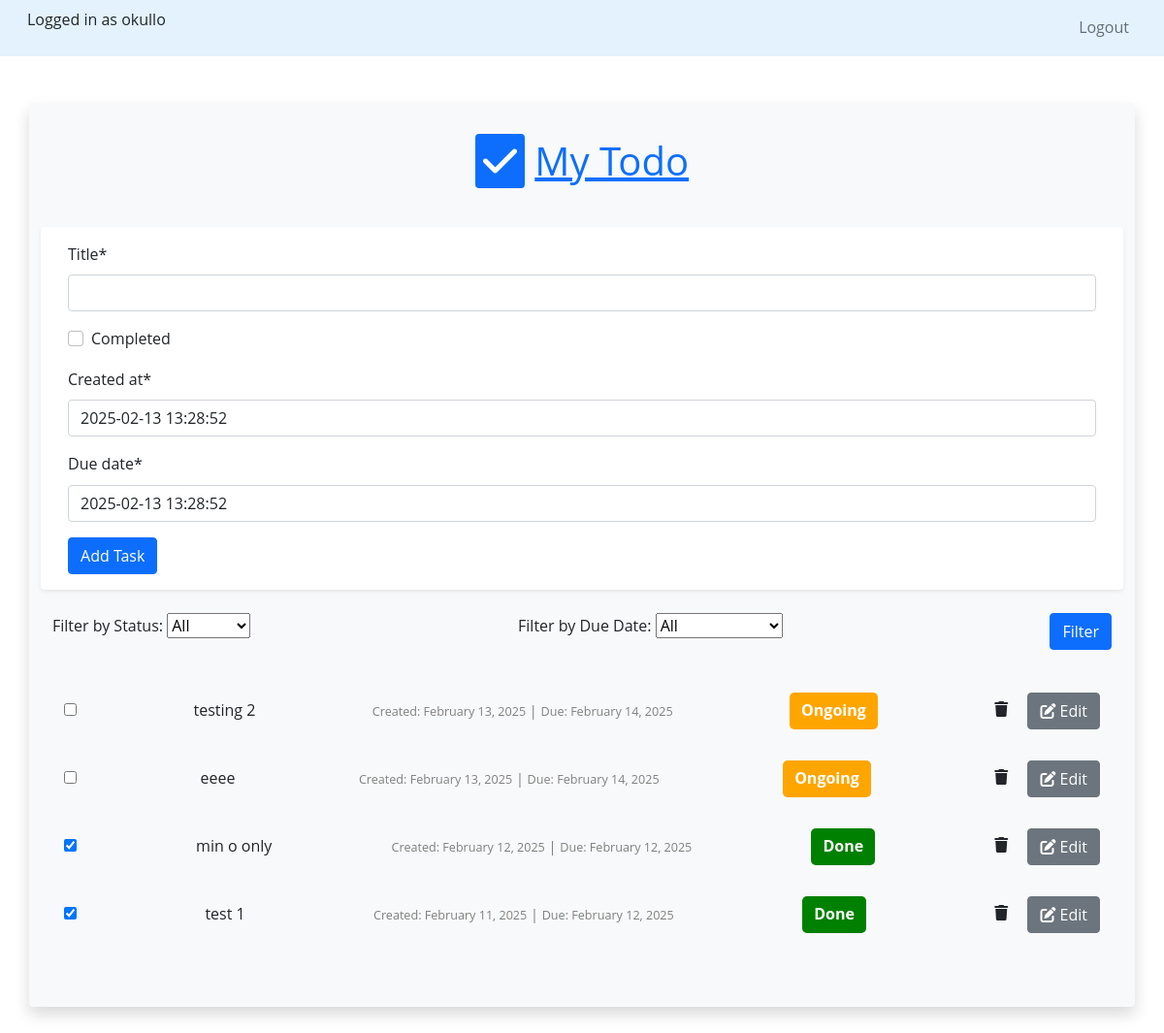
/tasklist (signed in), run on the app's committed database.
### todo/models.py (models this page shows, shortened)
class Task(models.Model):
    title = models.CharField(max_length=200)
    completed = models.BooleanField(default=False)
    created_at = models.DateTimeField(default=timezone.now)
    due_date = models.DateTimeField(default=timezone.now )
    notification_sent = models.BooleanField(default=False)
    user = models.ForeignKey(User, on_delete=models.CASCADE, default = 1)  # Assuming task is linked to a user

### todo/views.py (the view, shortened to what this page needs)
# urls.py: path('tasklist', views.tasklist, name= 'tasklist'),
@login_required
def tasklist(request):
    tasks = Task.objects.filter(user=request.user)
    status_filter = request.GET.get('status', None)
    if status_filter == 'done':
        tasks = tasks.filter(completed=True)
    elif status_filter == 'ongoing':
        tasks = tasks.filter(completed=False)
    due_filter = request.GET.get('due_date', None)
    if due_filter == 'due':
        tasks = tasks.filter(due_date__isnull=False)
    elif due_filter == 'no_due':
        tasks = tasks.filter(due_date__isnull=True)
    if request.method == 'POST' and 'task_id' not in request.POST:
        taskform = TaskForm(request.POST)
        if taskform.is_valid():
            task = taskform.save(commit=False)
            task.user = request.user  # Set the user to the current logged-in user
            task.save()
            if request.headers.get('X-Requested-With') == 'XMLHttpRequest':
                return JsonResponse({
                    'status': 'success',
                    'task': {
                        'id': task.id,
                        'title': task.title,
                        'completed': task.completed
                    }
                })
            messages.success(request, 'Task added successfully!')
            return redirect('tasklist')
    else:
        taskform = TaskForm()
    for task in tasks:
        if not task.completed:  # Check if the task is not marked as completed
            if task.due_date and task.due_date <= now():  # Task is overdue or due today
                send_due_task_notification(request.user, task)
    tasks = tasks.order_by('-created_at')
    return render(request, 'todo/tasklist.html', {
        'tasks': tasks,
        'taskform': taskform,
        'status_filter': status_filter,
        'due_filter': due_filter
    })

### todo/forms.py
class TaskForm(forms.ModelForm):
    class Meta:
        model = Task
        fields = ['title', 'completed', 'created_at', 'due_date']
        widgets = {
            'content': forms.Textarea(attrs={'rows': 2, 'cols': 10, 'class': 'form-control'}),  # Smaller size
        }

### todo/templates/todo/tasklist.html (shortened to what this page needs)
{% extends 'todo/base.html' %}
{% load crispy_forms_tags %}
{% block content %}
<link rel="stylesheet" href="https://cdnjs.cloudflare.com/ajax/libs/font-awesome/6.4.0/css/all.min.css">
<div class="container m-5 p-4 rounded mx-auto bg-light shadow">
    <div class="row mb-4">
        <div class="col text-center">
            <div class="p-2 h1 text-primary">
                <i class="fa fa-check bg-primary text-white rounded p-2"></i>
                <u>My Todo</u>
            </div>
        </div>
    </div>
    <div class="row mb-4">
        <div class="col-12">
            <div class="row bg-white rounded shadow-sm p-3 align-items-center justify-content-center">
                <div class="col">
                    <form method="POST">
                        {{ taskform|crispy }}
                        <button type="submit" class="btn btn-primary">Add Task</button>
                    </form>
                </div>
            </div>
        </div>
    </div>
    <div class="row mb-4 filter-bar">
        <div class="col-12">
            <form method="GET">
                <div class="d-flex justify-content-between">
                    <div>
                        <label>Filter by Status: </label>
                        <select name="status">
                            <option value="all" {% if request.GET.status == 'all' %}selected{% endif %}>All</option>
                        </select>
                    </div>
                    <div>
                        <label>Filter by Due Date: </label>
                        <select name="due_date">
                            <option value="all" {% if request.GET.due_date == 'all' %}selected{% endif %}>All</option>
                        </select>
                    </div>
                    <div>
                        <button type="submit" class="btn btn-primary">Filter</button>
                    </div>
                </div>
            </form>
        </div>
    </div>
    <div class="row mb-4">
        <div class="col-12">
            <ul class="task-list">
                {% for task in tasks %}
                <li class="task-item">
                    <form method="POST" action="{% url 'tasklist' %}">
                        <input type="checkbox" name="completed" onchange="this.form.submit()" {% if task.completed %}checked{% endif %}>
                    </form>
                    <span>{{ task.title }}</span>
                    <div class="task-dates">
                        <small>Created: {{ task.created_at|date:"F d, Y" }}</small> |
                        <small>Due: {{ task.due_date|date:"F d, Y" }}</small>
                    </div>
                    <span class="task-status {% if task.completed %}done{% else %}ongoing{% endif %}">
                        {% if task.completed %} Done {% else %} Ongoing {% endif %}
                    </span>
                    <span >
                        <i class="fa-solid fa-trash" type="button" class="btn btn-danger" data-toggle="modal" data-target="#deleteTaskModal{{ task.id }}" style="margin-right: 1em;"></i>
                        <button type="button" class="btn btn-secondary" data-toggle="modal" data-target="#editTaskModal{{ task.id }}">
                            <i class="fa-solid fa-edit"></i> Edit
                        </button>
                    </span>
                </li>
                {% empty %}
                <p class="text-center text-muted">No tasks available.</p>
                {% endfor %}
            </ul>
        </div>
    </div>
</div>
{% endblock content %}

### todo/templates/todo/base.html (shortened to what this page needs)
{% load static %}
<!DOCTYPE html>
<html lang="en">
<head>
    <link rel="stylesheet" href="https://cdn.jsdelivr.net/npm/bootstrap@4.5.3/dist/css/bootstrap.min.css">
    <link href="https://cdn.jsdelivr.net/npm/bootstrap@5.0.2/dist/css/bootstrap.min.css" rel="stylesheet">
</head>
<body>
    <nav class="navbar sticky-top navbar-expand-lg navbar-light" style="background-color: #e3f2fd;">
        <div class="container-fluid">
          {% if user.is_authenticated %}
          <div>
            <p>Logged in as {{ user.username }}</p>
          </div>
          {% else  %}
          <a href="{% url 'home' %}" class="nav-item nav-link">Home</a>
          {% endif %}
          <div class="navbar-nav ms-auto">
            {% if user.is_authenticated %}
            <a href="{% url 'logout' %}" class="nav-item nav-link">Logout</a>
            {% else %}
            <a href="{% url 'login' %}" class="nav-item nav-link">Login</a>
            <a href="{% url 'register' %}" class="nav-item nav-link">Register</a>
            {% endif %}
          </div>
            </div>
    </nav>
<link rel="stylesheet" href="https://cdnjs.cloudflare.com/ajax/libs/font-awesome/6.4.0/css/all.min.css">
  {% block content %} {% endblock content %}
  </body>
</html>

### todo/templates/todo/tasklist.html (style rules this page uses)
body { font-family: "Open Sans", sans-serif; line-height: 1.6; }
.task-list { list-style-type: none; padding: 0; }
.task-item { background: #f8f9fa; margin: 8px 0; padding: 12px; border-radius: 8px; display: flex; align-items: center; justify-content: space-between; }
.task-status { padding: 6px 12px; border-radius: 5px; font-weight: bold; }
.task-status.done { background-color: green; color: white; }
.task-status.ongoing { background-color: orange; color: white; }
.task-dates { font-size: 0.9rem; color: gray; }

### data on the page
Task: title "testing 2", created_at "February 13, 2025", due_date "February 14, 2025", shows "Ongoing"
Task: title "eeee", created_at "February 13, 2025", due_date "February 14, 2025", shows "Ongoing"
Task: completed "☑", title "min o only", created_at "February 12, 2025", due_date "February 12, 2025", shows "Done"
Task: completed "☑", title "test 1", created_at "February 11, 2025", due_date "February 12, 2025", shows "Done"

### other printed values
{{ user.username }} "okullo"
